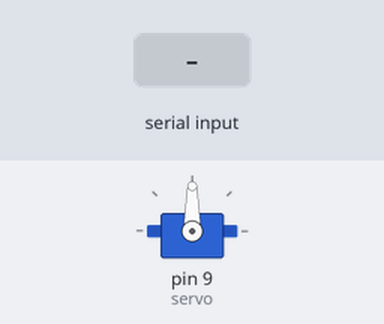
Simulated run of this sketch. Board: Arduino Uno, built with avr-gcc and run on an emulated ATmega328P. Shown: servo. The test bench sets the inputs (shaded band).

Above: at 1.2 s.
1.3 s: "90,45\n" received over Serial
2.8 s: "30,150\n" received over Serial
Timing chart, 0 to 5.8 s (numbered marks = the images above; inputs shaded):
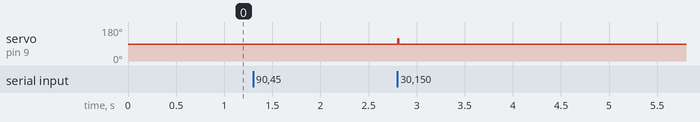

The sketch:

acclerometer_controlled_servo_using_bluetooth.ino
```cpp
#include <Servo.h>
Servo servo;
int y;
void setup()
{
 Serial.begin(9600);
 Serial.setTimeout(5);
 servo.attach(9);
}
 void loop()
{
 if(Serial.available()>0)
{
 y=Serial.parseInt();
 if (y>-95 && y<95)
{
 y=map(y,-95,95,0,180);
servo.write(y);
}
}
}
```

Measured:
- after the input at 2.8 s, servo on pin 9 (servo): 90° → 118° at once, → 90° 0.01 s later
